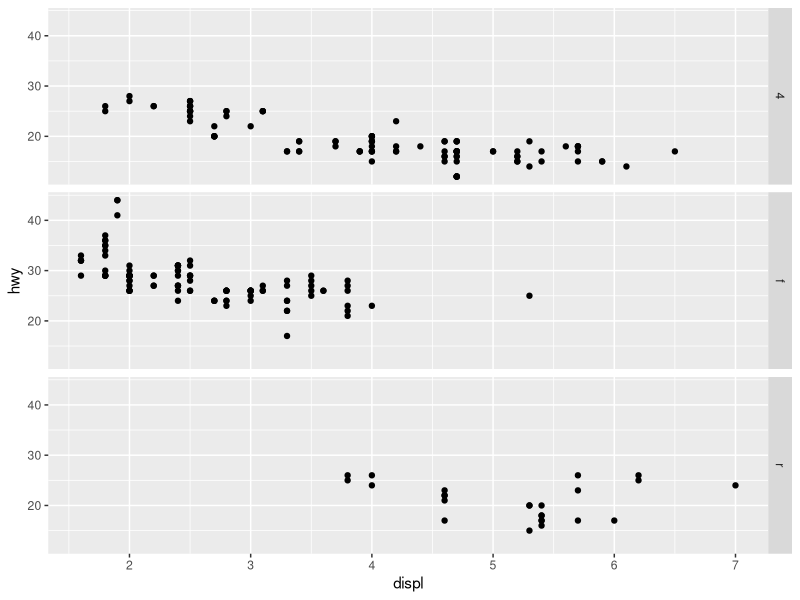

Reproduce this figure in R.
library(ggplot2)

pl <- ggplot(mpg, aes(x=displ, y=hwy)) + geom_point()

#pl2 <- pl + coord_cartesian(xlim=c(1,4), ylim=c(15,30))

#pl2 <- pl + coord_fixed(ratio = 1/3)

#facet grid
pl2 <- pl + facet_grid(drv ~ .)
#pl2 <- pl + facet_grid(cyl ~ drv)
#pl2 <- pl + facet_grid(. ~ drv)
print(pl2)